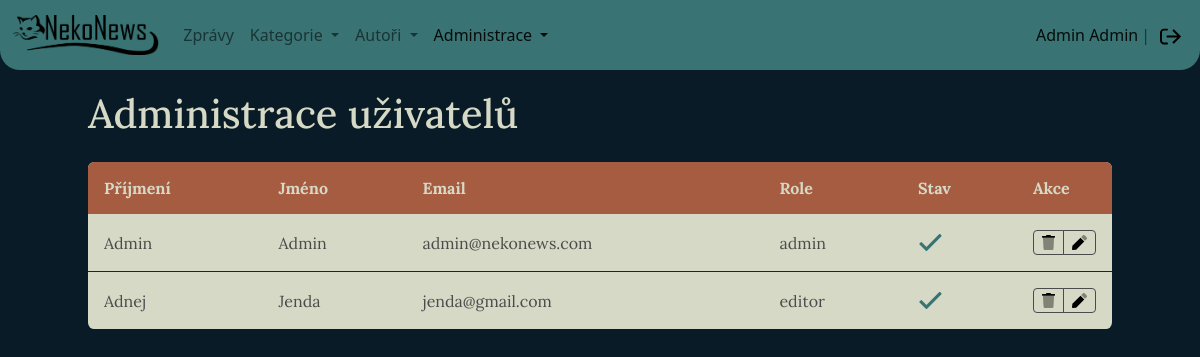
Page /admin/users.php (signed in) on the earlier database version.
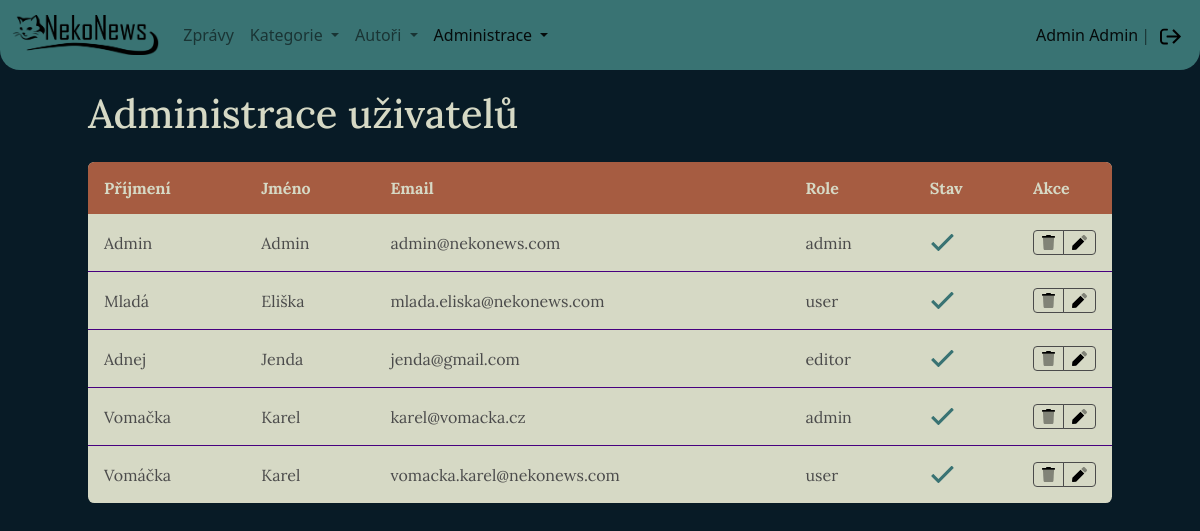
Same page on the later database version.
### tables this page shows
CREATE TABLE `users` (
                         `id` int(11) NOT NULL,
                         `mail` varchar(50) NOT NULL,
                         `password` varchar(1000) NOT NULL,
                         `name` varchar(50) DEFAULT NULL,
                         `surname` varchar(50) DEFAULT NULL,
                         `role` varchar(20) NOT NULL,
                         `active` tinyint(1) NOT NULL,
                         `author_id` int(11) DEFAULT NULL
);

### model/UserRepository.php (called while the page is built, shortened)
<?php
class UserRepository extends BaseRepository
{
    protected function getTableName(): string
    {
        return 'users';
    }
}

### model/BaseRepository.php (called while the page is built, shortened)
<?php
abstract class BaseRepository
{
    protected $dbConn;
    public function __construct(Database $db)
    {
        $this->dbConn = $db;
    }
    public function getAll()
    {
        $sql = 'SELECT * FROM ' . $this->getTableName() . ' ORDER BY name';
        return $this->dbConn->selectAll($sql);
    }
}

### model/Database.php (called while the page is built, shortened)
<?php
class Database
{
    private $conn;
    public function __construct()
    {
        $this->conn = new PDO('mysql:host=' . self::HOST . ';dbname=' . self::DBNAME,
            self::USER,
            self::PASS, [
                PDO::ATTR_ERRMODE => PDO::ERRMODE_EXCEPTION
            ]);
        $this->conn->query('SET NAMES utf8');
    }
    public function selectAll($sql, $params = [])
    {
        $stmt = $this->execute($sql, $params);
        return $stmt->fetchAll(PDO::FETCH_ASSOC);
    }
    protected function execute($sql, $params)
    {
        $stmt = $this->conn->prepare($sql);
        $stmt->execute($params);
        return $stmt;
    }
}

### admin/users.php (the view, shortened to what this page needs)
<?php
require_once '../tools/Tools.php';
$db = new Database();
$userRepo = new UserRepository($db);
$tool = new Tools();
$tableData = $userRepo->getAll();
?>
<html lang="cs">
<head>
    <?php $tool->importBootstrap(); ?>
    <link rel="stylesheet" href="../source/styles/rwd-table.css">
    <link rel="stylesheet" href="../source/styles/style.css">
</head>
<body>
<?php
$page = 'admin';
require_once '../source/pages/navbar.php';
?>
<main>
    <section class="page-header white-font">
        <h1>Administrace uživatelů</h1>
    </section>
    <div class="table-container">
        <table class="rwd-table">
            <tr>
                <th>Příjmení</th>
                <th>Jméno</th>
                <th>Email</th>
                <th>Role</th>
                <th>Stav</th>
                <th>Akce</th>
            </tr>
            <?php foreach ($tableData as $row) { ?>
                <tr>
                    <td data-th="Příjmení"><?= $row['surname'] ?></td>
                    <td data-th="Jméno"><?= $row['name'] ?></td>
                    <td data-th="Email"><?= $row['mail'] ?></td>
                    <td data-th="Role"><?= $row['role'] ?></td>
                    <td data-th="Zveřejněný">
                        <?php if ($row['active']) { ?>
                            <img src="../source/icons/check.svg" alt="ano" height="25">
                        <?php } else { ?>
                            <img src="../source/icons/times.svg" alt="ne" height="30">
                        <?php } ?>
                    </td>
                    <td data-th="Akce" class="action-column">
                        <div class="btn-group btn-group-sm table-edit-buttons" role="group"
                             aria-label="Small button group">
                            <a href="delete.php?from=users&id=<?= $row['id'] ?>"
                               type="button" class="btn btn-outline-dark btn-delete"
                            >
                                <img src="../source/icons/trash.svg" alt="smazat" class="table-icon">
                            </a>
                            <a href="user-editor.php?id=<?= $row['id'] ?>" type="button"
                               class="btn btn-outline-dark btn-edit ">
                                <img src="../source/icons/pen.svg" alt="upravit" class="table-icon">
                            </a>
                        </div>
                    </td>
                </tr>
            <?php } ?>
        </table>
    </div>
</main>
</body>
</html>

### tools/Tools.php (shortened to what this page needs)
<?php
class Tools
{
    public function importBootstrap()
    {
        echo('    <link href="https://cdn.jsdelivr.net/npm/bootstrap@5.2.2/dist/css/bootstrap.min.css" rel="stylesheet"
>
    <script src="https://cdn.jsdelivr.net/npm/bootstrap@5.2.2/dist/js/bootstrap.bundle.min.js"
></script>');
    }
}

### source/pages/navbar.php (shortened to what this page needs)
<nav class="navbar navbar-expand-lg">
    <div class="container-fluid">
        <a class="navbar-brand" href="../index.php"><img src="../source/images/Logo-dark.png" alt=""></a>
        <div class="collapse navbar-collapse" id="navbarSupportedContent">
            <ul class="navbar-nav me-auto mb-2 mb-lg-0">
                <li class="nav-item">
                    <a class="nav-link <?= $page == 'home' ? 'active' : '' ?> "
                       aria-current="page" href="../articles">Zprávy</a>
                </li>
                <li class="nav-item dropdown ">
                    <a class="nav-link dropdown-toggle <?= $page == 'category' ? 'active' : '' ?>"
                       href="#" role="button" data-bs-toggle="dropdown"
                       aria-expanded="false">
                        Kategorie
                    </a>
                </li>
                <li class="nav-item dropdown">
                    <a class="nav-link dropdown-toggle <?= $page == 'author' ? 'active' : '' ?>"
                       href="#" role="button" data-bs-toggle="dropdown"
                       aria-expanded="false">
                        Autoři
                    </a>
                </li>
                <?php if (isset($_SESSION['user'])) { ?>
                    <?php if ($_SESSION['user']['role'] == 'admin' || $_SESSION['user']['role'] == 'editor') { ?>
                        <li class="nav-item dropdown">
                            <a class="nav-link dropdown-toggle <?= $page == 'admin' ? 'active' : '' ?>"
                               href="#" role="button" data-bs-toggle="dropdown"
                               aria-expanded="false">
                                Administrace
                            </a>
                        </li>
                    <?php } ?>
                <?php } ?>
            </ul>
            <div class="navbar-text">
                <?php if (isset($_SESSION['user'])) { ?>
                    <a class="nav-link " href="">
                        <?= $_SESSION['user']['name'] ?>
                        <?= $_SESSION['user']['surname'] ?>
                    </a> |
                    <a class="nav-link logout-link" href="../user/logout.php">
                        <img src="../source/icons/sign-out.svg" class="sign-in-icon">
                    </a>
                <?php } ?>
            </div>
        </div>
    </div>
</nav>

### source/styles/rwd-table.css (style rules this page uses)
.table-container { display: flex; justify-content: center; }
.rwd-table { margin: 1em 0; min-width: 300px; width: 100%; }
.rwd-table tr { border-bottom: 1px solid #ddd; }
.rwd-table tr:first-child { border: none; }
.rwd-table tr:last-child { border-bottom: none; }
.rwd-table th { display: none; }
.rwd-table td { display: block; }
.rwd-table td:first-child { padding-top: .5em; }
.rwd-table td:last-child { padding-bottom: .5em; }
.rwd-table td:before { content: attr(data-th) ": "; font-weight: bold; width: 6.5em; display: inline-block; }
@media (min-width: 700px) { .rwd-table td:before { display: none; } }
.rwd-table th, .rwd-table td { text-align: left; }
@media (min-width: 700px) { .rwd-table th, .rwd-table td { display: table-cell; padding: .25em .5em; } }
@media (min-width: 700px) { .rwd-table th:first-child, .rwd-table td:first-child { padding-left: 0; } }
@media (min-width: 700px) { .rwd-table th:last-child, .rwd-table td:last-child { padding-right: 0; } }
.rwd-table { background: var(--secondary-font); color: var(--primary-font); border-radius: .4em; overflow: hidden; }
.rwd-table tr { border-color: #47007f; }
.rwd-table th, .rwd-table td { margin: .5em 1em; }
@media (min-width: 700px) { .rwd-table th, .rwd-table td { padding: 1em !important; } }
.rwd-table th, .rwd-table td:before { color: var(--primary-additional); }
.rwd-table th { background-color: var(--primary-additional); color: var(--secondary-font); }

### source/styles/style.css (style rules this page uses)
* { --primary-background: #081B26; --secondary-background: #397373; --primary-font: #4B4B4B; --secondary-font: #D6D9C5; --primary-additional: #A65C41; --secondary-aditional: #8C2C23; }
body { background-color: var(--primary-background); color: var(--primary-font); }
main { font-family: Lora, serif; }
.white-font { color: var(--secondary-font); }
a { outline: none; color: var(--secondary-aditional); }
body { margin: 0; }
.navbar { background-color: var(--secondary-background); border-end-start-radius: 20px; border-end-end-radius: 20px; padding: 0; }
.navbar-brand img { max-height: 60px; padding: 10px 0; }
.navbar-text { display: flex; flex-direction: row; column-gap: 3px; }
.logout-link { color: var(--primary-font); display: flex; width: 35px; justify-content: center; align-items: center; column-gap: 5px; }
.sign-in-icon { max-height: 1.3em; align-self: end; }
main { margin: 25px; }
.table-icon { height: 15px; }
.action-column { width: 50px; }
.btn-outline-dark { border-color: var(--primary-font); }
td a { color: var(--primary-additional); text-decoration: none; }
@media screen and (min-width: 1024px) { main { max-width: 1024px; margin: 20px auto; } }

Differences in the rows shown:
added users: surname "Mladá", name "Eliška", mail "mlada.eliska@nekonews.com", role "user", active 1 (drawn)
added users: surname "Vomačka", name "Karel", mail "karel@vomacka.cz", role "admin", active 1 (drawn)
added users: surname "Vomáčka", name "Karel", mail "vomacka.karel@nekonews.com", role "user", active 1 (drawn)
